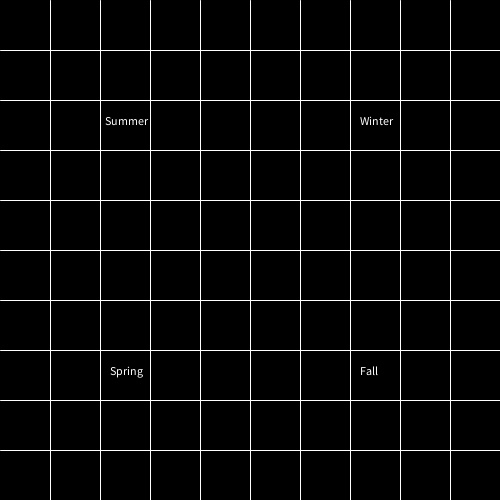
Frame 1 (no input)
Frame 60 (the mouse pressed at the canvas centre just before this capture): identical to frame 1, image omitted
Frame 120 (the mouse held since frame 60 and released just before this capture): identical to frame 1, image omitted

The Processing sketch that drew this single still picture (run headless with seeded random() and noise(); from frame 60 on, the mouse is pressed at the canvas centre):

// Processing sketch: SS3_Rollover4Seasons
// ── SS3_Rollover4Seasons.pde
color summer = #F7FF00;
color winter = #00FFEF;
color fall = #FFAB00;
color spring = #00FF2B;

void setup() {
  size(500, 500);
}

void draw() {
  stroke(255);
  
  background (0);
  
  print(mouseX, mouseY);
  for (int lineX = 50; lineX <= 450; lineX += 50) 
  {
    line(lineX, 0, lineX, height);
  }
  
  for (int lineY = 50; lineY <= 450; lineY += 50) 
  {
    line(0, lineY, width, lineY);
  }
 
  if (mouseX <= 150 && mouseX >= 100 && mouseY <= 150 && mouseY >= 100) 
  {
  fill (summer);
  rect (100, 100, 50, 50);
  }
  else if (mouseX <= 400 && mouseX >= 350 && mouseY <= 150 && mouseY >= 100)
  {
  fill (winter);
  rect (350, 100, 50, 50);
  }
  else if (mouseX <= 400 && mouseX >= 350 && mouseY <= 400 && mouseY >= 350)
  {
  fill (fall);
  rect (350, 350, 50, 50);
  }
  else if (mouseX <= 150 && mouseX >= 100 && mouseY <= 400 && mouseY >= 350)
  {
  fill (spring);
  rect (100, 350, 50, 50);
  }
  
  text("Summer", 105, 125);
  text("Winter", 360, 125);
  text("Fall", 360, 375);
  text("Spring", 110, 375);
}
